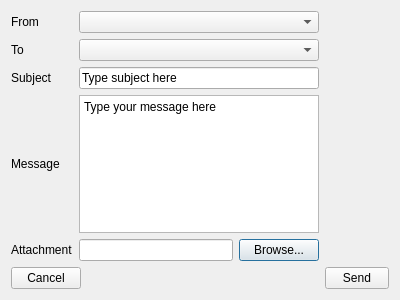
<?xml version="1.0" encoding="UTF-8"?>
<ui version="4.0">
 <class>MessageEditor</class>
 <widget class="QDialog" name="MessageEditor">
  <property name="geometry">
   <rect>
    <x>0</x>
    <y>0</y>
    <width>400</width>
    <height>300</height>
   </rect>
  </property>
  <property name="windowTitle">
   <string>Create Message</string>
  </property>
  <layout class="QGridLayout" name="gridLayout_2">
   <item row="0" column="0">
    <layout class="QGridLayout" name="gridLayout">
     <item row="2" column="0">
      <widget class="QLabel" name="label_2">
       <property name="text">
        <string>Subject</string>
       </property>
      </widget>
     </item>
     <item row="2" column="1" colspan="2">
      <widget class="QLineEdit" name="subjectTextBox">
       <property name="text">
        <string>Type subject here</string>
       </property>
      </widget>
     </item>
     <item row="1" column="1" colspan="2">
      <widget class="QComboBox" name="addresseePullDown"/>
     </item>
     <item row="3" column="1" colspan="2">
      <widget class="QPlainTextEdit" name="messageTextBox">
       <property name="plainText">
        <string>Type your message here</string>
       </property>
      </widget>
     </item>
     <item row="1" column="0">
      <widget class="QLabel" name="label">
       <property name="text">
        <string>To</string>
       </property>
      </widget>
     </item>
     <item row="4" column="1">
      <widget class="QLineEdit" name="attachmentFileBox"/>
     </item>
     <item row="3" column="0">
      <widget class="QLabel" name="label_3">
       <property name="text">
        <string>Message</string>
       </property>
      </widget>
     </item>
     <item row="4" column="0">
      <widget class="QLabel" name="label_4">
       <property name="text">
        <string>Attachment</string>
       </property>
      </widget>
     </item>
     <item row="4" column="2">
      <widget class="QPushButton" name="attachmentFileBrowseButton">
       <property name="text">
        <string>Browse...</string>
       </property>
      </widget>
     </item>
     <item row="0" column="0">
      <widget class="QLabel" name="label_5">
       <property name="text">
        <string>From</string>
       </property>
      </widget>
     </item>
     <item row="0" column="1" colspan="2">
      <widget class="QComboBox" name="fromPullDown"/>
     </item>
    </layout>
   </item>
   <item row="1" column="0">
    <widget class="QPushButton" name="messageWindowCancelButton">
     <property name="minimumSize">
      <size>
       <width>70</width>
       <height>0</height>
      </size>
     </property>
     <property name="maximumSize">
      <size>
       <width>70</width>
       <height>16777215</height>
      </size>
     </property>
     <property name="text">
      <string>Cancel</string>
     </property>
    </widget>
   </item>
   <item row="1" column="1">
    <widget class="QPushButton" name="messageWindowSendButton">
     <property name="minimumSize">
      <size>
       <width>60</width>
       <height>0</height>
      </size>
     </property>
     <property name="text">
      <string>Send</string>
     </property>
    </widget>
   </item>
  </layout>
 </widget>
 <resources/>
 <connections/>
</ui>
